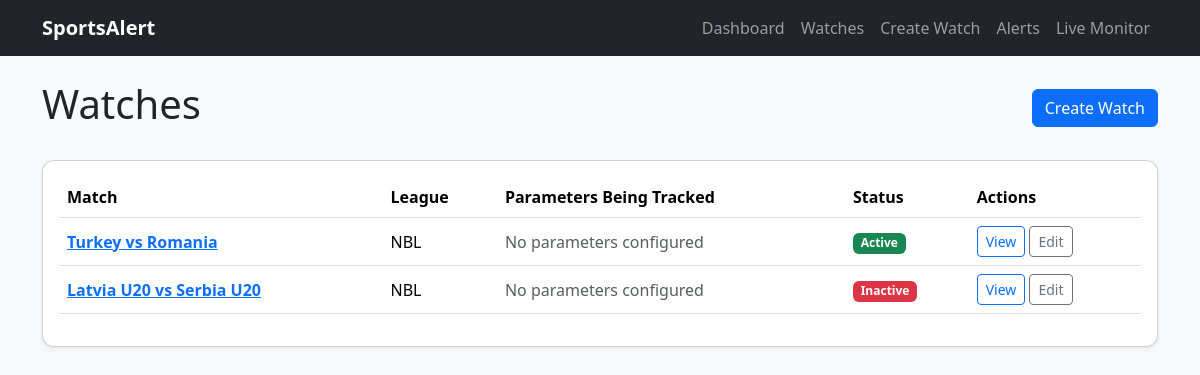
The app's page /watches/, older data.
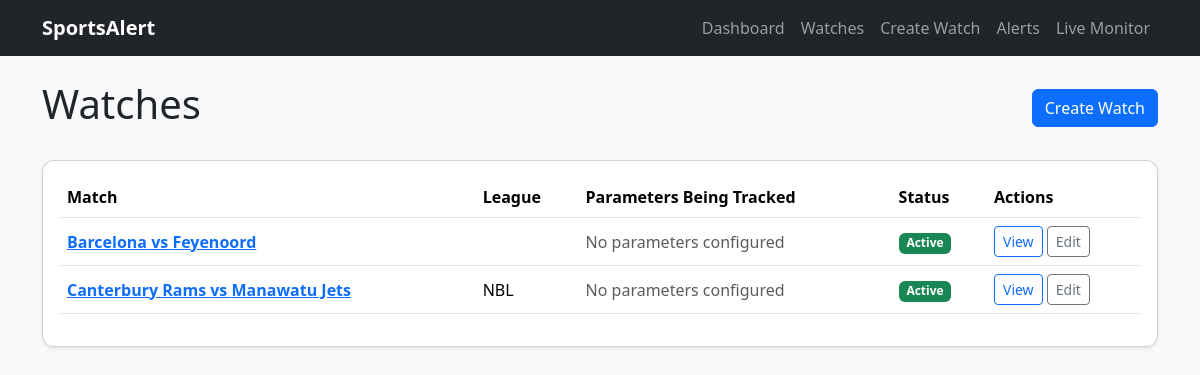
The same page, newer data.
### monitoring/models.py (models this page shows, shortened)
class Watch(models.Model):
    SPORT_CHOICES = (
        ('basketball', 'Basketball'),
        ('football', 'Football'),
    )
    sport = models.CharField(
        max_length=20,
        choices=SPORT_CHOICES
    )
    match_id = models.CharField(
        max_length=100
    )
    home_team = models.CharField(
        max_length=100,
        blank=True
    )
    away_team = models.CharField(
        max_length=100,
        blank=True
    )
    league = models.CharField(
        max_length=100,
        blank=True
    )
    active = models.BooleanField(
        default=True
    )
    monitoring_start = models.DateTimeField(
        null=True,
        blank=True,
        help_text="Time monitoring should begin"
    )
    monitoring_started = models.BooleanField(
        default=False
    )
    monitoring_finished = models.BooleanField(
        default=False
    )
    game_status = models.CharField(
        max_length=20,
        blank=True,
        default=""
    )
    elapsed_minutes = models.PositiveIntegerField(
        null=True,
        blank=True
    )
    last_polled = models.DateTimeField(
        null=True,
        blank=True
    )
    total_game_minutes = models.IntegerField(
        default=40
    )
    created_at = models.DateTimeField(
        auto_now_add=True
    )

### monitoring/views.py (the view)
class WatchListView(ListView):
    model = Watch
    template_name = "monitoring/watch_list.html"
    context_object_name = "watches"
    ordering = ["-created_at"]

### monitoring/templates/monitoring/watch_list.html
{% extends "monitoring/base.html" %}
{% block content %}
<div class="d-flex justify-content-between align-items-center mb-4">
    <h1>Watches</h1>
    <a href="{% url 'watch-create' %}"
       class="btn btn-primary">
        Create Watch
    </a>
</div>
<div class="card shadow-sm">
    <div class="card-body">
        {% if watches %}
            <table class="table table-hover align-middle">
                <thead>
                    <tr>
                        <th>Match</th>
                        <th>League</th>
                        <th>Parameters Being Tracked</th>
                        <th>Status</th>
                        <th>Actions</th>
                    </tr>
                </thead>
                <tbody>
                    {% for watch in watches %}
                    <tr>
                        <td>
                            <a href="{% url 'watch-detail' watch.pk %}">
                                <strong>
                                    {{ watch.home_team }}
                                    vs
                                    {{ watch.away_team }}
                                </strong>
                            </a>
                        </td>
                        <td>
                            {{ watch.league }}
                        </td>
                        <td>
                            {% for parameter in watch.parameters.all %}
                                <div class="mb-2">
                                    <span class="badge bg-primary">
                                        {{ parameter.get_parameter_display }}
                                    </span>
                                    <small class="text-muted">
                                        Baseline:
                                        {{ parameter.baseline }}
                                        |
                                        Threshold:
                                        {{ parameter.threshold }}
                                    </small>
                                </div>
                            {% empty %}
                                <span class="text-muted">
                                    No parameters configured
                                </span>
                            {% endfor %}
                        </td>
                        <td>
                            {% if watch.active %}
                                <span class="badge bg-success">
                                    Active
                                </span>
                            {% else %}
                                <span class="badge bg-danger">
                                    Inactive
                                </span>
                            {% endif %}
                        </td>
                        <td>
                            <a href="{% url 'watch-detail' watch.pk %}"
                               class="btn btn-sm btn-outline-primary">
                                View
                            </a>
                            <a href="{% url 'watch-update' watch.pk %}"
                               class="btn btn-sm btn-outline-secondary">
                                Edit
                            </a>
                        </td>
                    </tr>
                    {% endfor %}
                </tbody>
            </table>
        {% else %}
            <div class="alert alert-info">
                No watches found.
            </div>
        {% endif %}
    </div>
</div>
{% endblock %}

### monitoring/templates/monitoring/base.html (shortened to what this page needs)
<!DOCTYPE html>
<html lang="en">
<head>
    <link
        href="https://cdn.jsdelivr.net/npm/bootstrap@5.3.3/dist/css/bootstrap.min.css"
        rel="stylesheet"
    >
</head>
<body>
<nav class="navbar navbar-expand-lg navbar-dark bg-dark mb-4">
    <div class="container">
        <a
            class="navbar-brand"
            href="{% url 'dashboard' %}"
        >
            SportsAlert
        </a>
        <div class="navbar-nav">
            <a
                class="nav-link"
                href="{% url 'dashboard' %}"
            >
                Dashboard
            </a>
            <a
                class="nav-link"
                href="{% url 'watch-list' %}"
            >
                Watches
            </a>
            <a
                class="nav-link"
                href="{% url 'watch-create' %}"
            >
                Create Watch
            </a>
            <a
                class="nav-link"
                href="{% url 'alert-list' %}"
            >
                Alerts
            </a>
            <a
                class="nav-link"
                href="{% url 'live-monitor' %}"
            >
                Live Monitor
            </a>
        </div>
    </div>
</nav>
<div class="container">
    {% block content %}
    {% endblock %}
</div>
</body>
</html>

### monitoring/templates/monitoring/base.html (style rules this page uses)
body { background: #f8f9fa; }
.navbar-brand { font-weight: bold; }
.card { border-radius: 12px; }

Row changes from the older to the newer data that the page shows:
removed Watch: home_team "Turkey", away_team "Romania", league "NBL", active "Active"
removed Watch: home_team "Latvia U20", away_team "Serbia U20", league "NBL", active "Inactive"
added Watch: home_team "Barcelona", away_team "Feyenoord", active "Active"
added Watch: home_team "Canterbury Rams", away_team "Manawatu Jets", league "NBL", active "Active"
